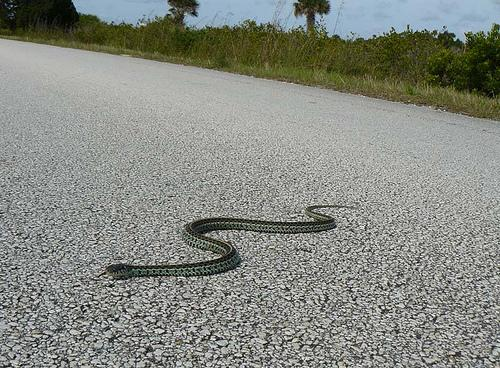
#> input picture CAM/bboxgenerator/sample_6.jpg, 500 x 368 px
$ python -i transforms_CD.py   (imports and definitions only)
#> lines starting #> are read from the running program, lines starting #| are printed output that depends on the picture
#> further down, picture is the input picture: shape (368, 500, 3); mean B, G, R 130.4, 137.7, 134.4
import random
import numpy as np
from PIL import Image
import cv2


# [177 lines left out: functions normalize_img, random_scaling, _img_rescaling, img_resize_short, random_resize, random_fliplr and 3 more, not called in this run]

class PhotoMetricDistortion(object):
    """ from mmseg """

    def __init__(self,
                 brightness_delta=32,
                 contrast_range=(0.5, 1.5),
                 saturation_range=(0.5, 1.5),
                 hue_delta=18):
        self.brightness_delta = brightness_delta
        self.contrast_lower, self.contrast_upper = contrast_range
        self.saturation_lower, self.saturation_upper = saturation_range
        self.hue_delta = hue_delta

    def convert(self, img, alpha=1, beta=0):
        """Multiple with alpha and add beat with clip."""
#> called with alpha = 1.34, beta = 0
        img = img.astype(np.float32) * alpha + beta
        img = np.clip(img, 0, 255)
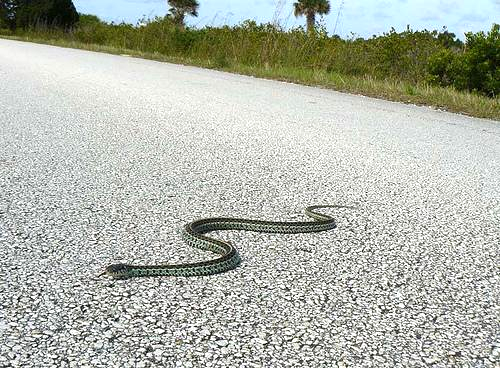
#> img: shape (368, 500, 3) float32; mean of channels 0, 1, 2 172.8, 182.9, 178.7; drawn as B, G, R
        return img.astype(np.uint8)

    def brightness(self, img):
        """Brightness distortion."""
        if np.random.randint(2):
            return self.convert(
                img,
                beta=random.uniform(-self.brightness_delta,
                                    self.brightness_delta))
        return img

    def contrast(self, img):
        """Contrast distortion."""
        if np.random.randint(2):
            return self.convert(
                img,
                alpha=random.uniform(self.contrast_lower, self.contrast_upper))
        return img

    def saturation(self, img):
        """Saturation distortion."""
        if np.random.randint(2):
            img = cv2.cvtColor(img, cv2.COLOR_BGR2HSV)
            img[:, :, 1] = self.convert(
                img[:, :, 1],
                alpha=random.uniform(self.saturation_lower,
                                     self.saturation_upper))
            img = cv2.cvtColor(img, cv2.COLOR_HSV2BGR)
        return img

    def hue(self, img):
        """Hue distortion."""
        if np.random.randint(2):
            img = cv2.cvtColor(img, cv2.COLOR_BGR2HSV)
#> img: shape (368, 500, 3); mean H, S, V 44.8, 33.5, 183.6
            img[:, :,
                0] = (img[:, :, 0].astype(int) +
                      np.random.randint(-self.hue_delta, self.hue_delta)) % 180
#> img: shape (368, 500, 3); mean H, S, V 47.1, 33.5, 183.6
            img = cv2.cvtColor(img, cv2.COLOR_HSV2BGR)
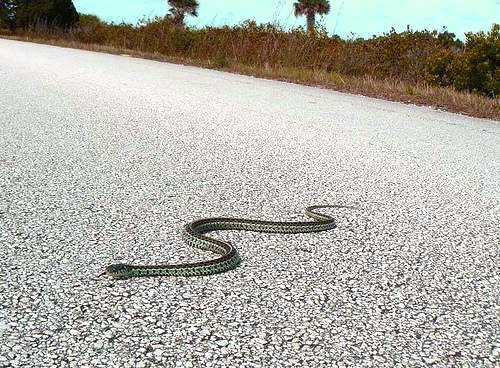
#> img: shape (368, 500, 3); mean B, G, R 171, 179, 179.5
        return img

    def __call__(self, img):
        """Call function to perform photometric distortion on images.
        Args:
            results (dict): Result dict from loading pipeline.
        Returns:
            dict: Result dict with images distorted.
        """

        #img = results['img']
        # random brightness
        img = self.brightness(img)

        # mode == 0 --> do random contrast first
        # mode == 1 --> do random contrast last
        mode = np.random.randint(2)
        if mode == 1:
            img = self.contrast(img)

        # random saturation
        img = self.saturation(img)

        # random hue
        img = self.hue(img)

        # random contrast
        if mode == 0:
            img = self.contrast(img)

        return img

    # [9 lines left out: function __repr__, not called in this run]

>>> import cv2
>>> picture = cv2.imread('../../../CAM/bboxgenerator/sample_6.jpg')
>>> result = PhotoMetricDistortion()(picture)
